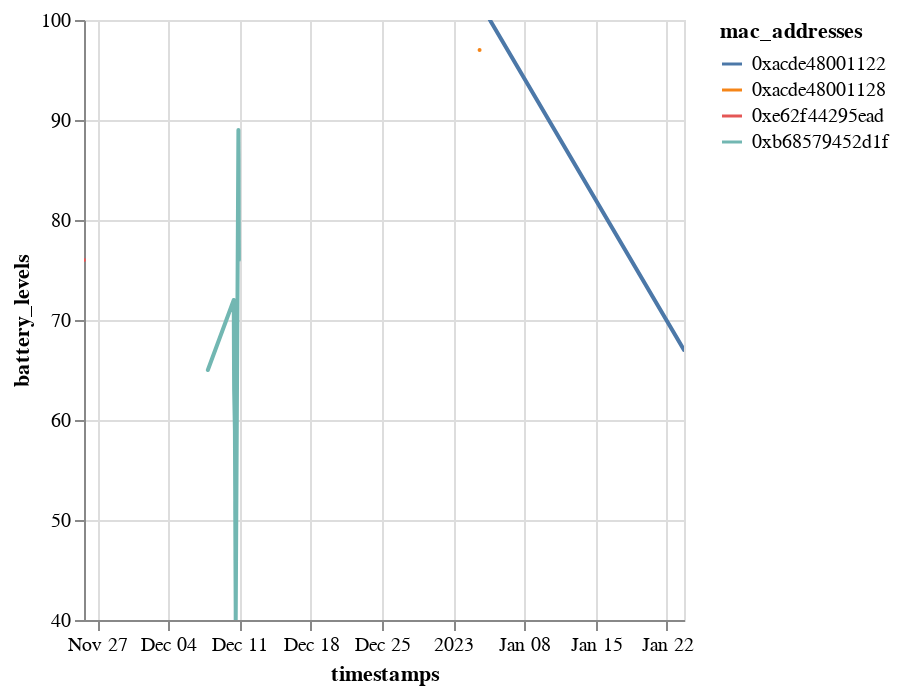

This figure's notebook cell:
### Code cell
DeepnoteChart(response_df, """{"layer":[{"mark":{"clip":true,"type":"trail","tooltip":true},"encoding":{"x":{"sort":"ascending","type":"temporal","field":"timestamps","scale":{"type":"linear","zero":false}},"y":{"sort":null,"type":"quantitative","field":"battery_levels","scale":{"type":"linear","zero":false}},"color":{"sort":null,"type":"nominal","field":"mac_addresses","scale":{"scheme":"tableau10"}}}}],"title":"","config":{"legend":{}},"$schema":"https://vega.github.io/schema/vega-lite/v5.json","encoding":{}}""")

### Figure 1 — Vega-Lite specification as saved in the notebook (floating-point values rounded to 4 significant figures; data arrays with more than 128 entries replaced by an {"elided": "..."} marker saying what was removed)
{"$schema": "https://vega.github.io/schema/vega-lite/v5.json", "encoding": {}, "layer": [{"mark": {"type": "trail", "tooltip": true, "clip": true}, "encoding": {"x": {"field": "timestamps", "type": "temporal", "sort": "ascending", "scale": {"zero": false, "type": "linear"}}, "y": {"field": "battery_levels", "type": "quantitative", "sort": null, "scale": {"zero": false, "type": "linear"}}, "color": {"field": "mac_addresses", "type": "nominal", "sort": null, "scale": {"scheme": "tableau10"}}}}], "title": "", "config": {"legend": {}}, "data": {"values": {"elided": "2168 records"}}}
